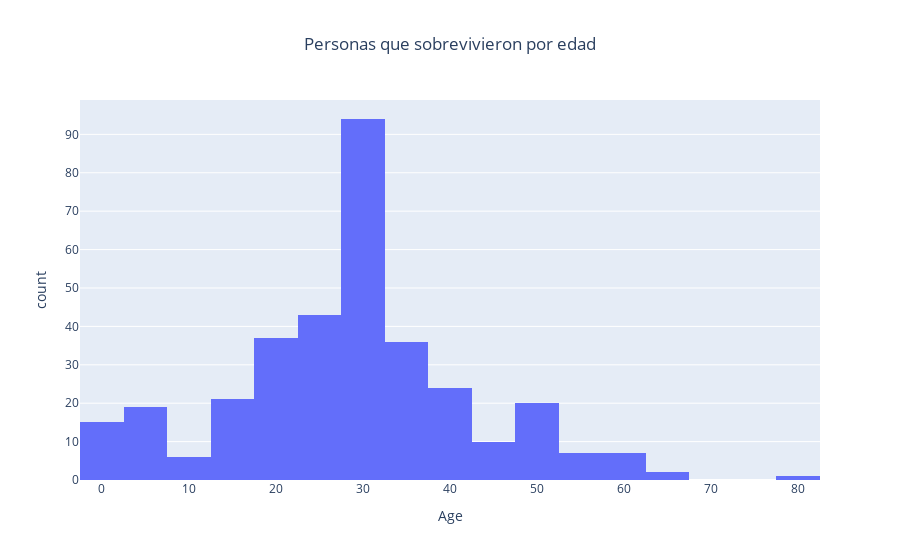

The code cell stored with this chart in its notebook:
### Code cell
#Personas que sobrevivieron por edad
fig=px.histogram(df[df['Survived'] == 1], x='Age', title='Personas que sobrevivieron por edad')
fig.update_layout(title_x=0.5)
fig.show()
#Se ve que la mayoría de las personas que sobrevivieron tenían entre 20 y 30 años (los jóvenes sobreviven más)

### Figure 1 — Plotly figure (JSON) as saved in the notebook; plotly's stock layout.template omitted (floating-point values rounded to 4 significant figures; data arrays with more than 128 entries replaced by an {"elided": "..."} marker saying what was removed)
{"data": [{"alignmentgroup": "True", "bingroup": "x", "hovertemplate": "Age=%{x}<br>count=%{y}<extra></extra>", "legendgroup": "", "marker": {"color": "#636efa", "pattern": {"shape": ""}}, "name": "", "offsetgroup": "", "orientation": "v", "showlegend": false, "type": "histogram", "x": {"elided": "342 float values"}, "xaxis": "x", "yaxis": "y"}], "layout": {"barmode": "relative", "legend": {"tracegroupgap": 0}, "title": {"text": "Personas que sobrevivieron por edad", "x": 0.5}, "xaxis": {"anchor": "y", "domain": [0, 1], "title": {"text": "Age"}}, "yaxis": {"anchor": "x", "domain": [0, 1], "title": {"text": "count"}}}}
